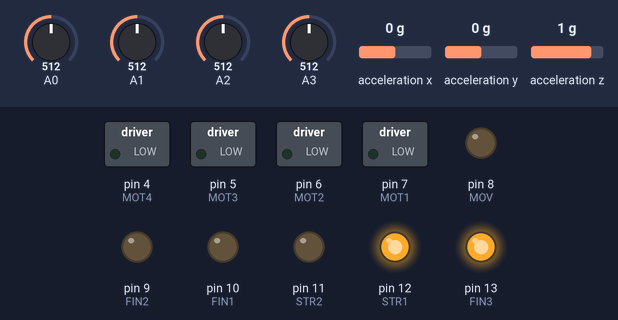
A sketch run on a simulated Arduino Uno, built with avr-gcc and run on an emulated ATmega328P. Shown: switched loads named in the sketch (green lamp = pin HIGH), output pins drawn as LEDs (lit = HIGH). Wiring (inferred from the names in the program): MMA8452 accelerometer at I2C address 0x1D. Inputs (shaded band) come from the test bench; at power-on: acceleration y 0 g, acceleration z 1 g, A0 = 512, A1 = 512, A2 = 512, A3 = 512, acceleration x 0 g. What the sketch prints to the serial monitor is not drawn.

Above: at 1.2 s.
1.3 s: acceleration y set to -0.2 g
2.8 s: acceleration y set to -0.5 g
At 4.4 s:
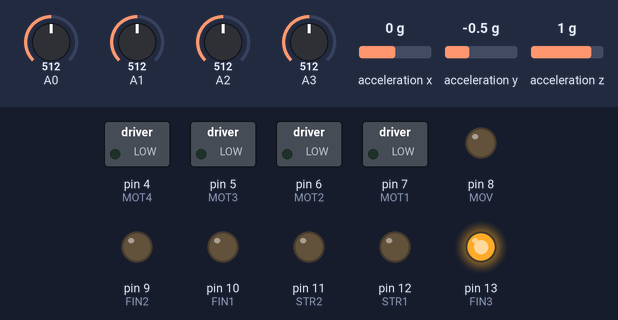
5.0 s: acceleration z set to -0.8 g
6.5 s: acceleration z set to -1.1 g
At 8.3 s:
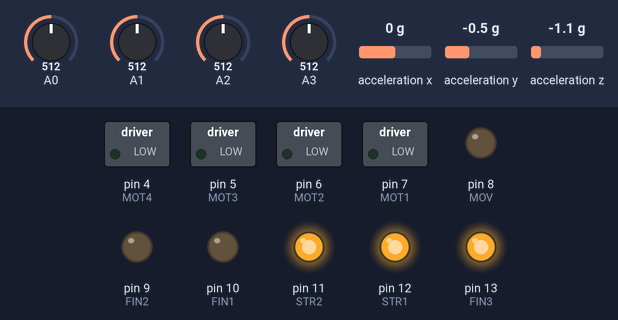
8.6 s: A0 set to 836
10.1 s: A0 set to 859
At 10.8 s:
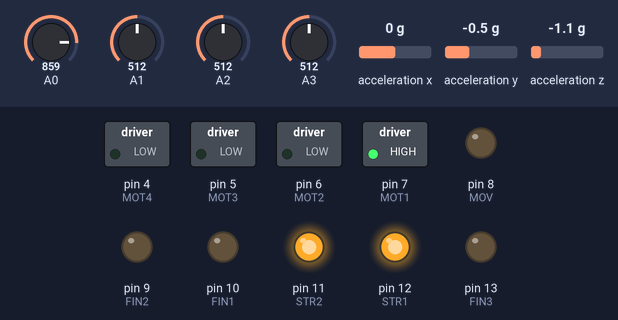
Timing chart, 0 to 12.6 s (numbered marks = the images above; inputs shaded):
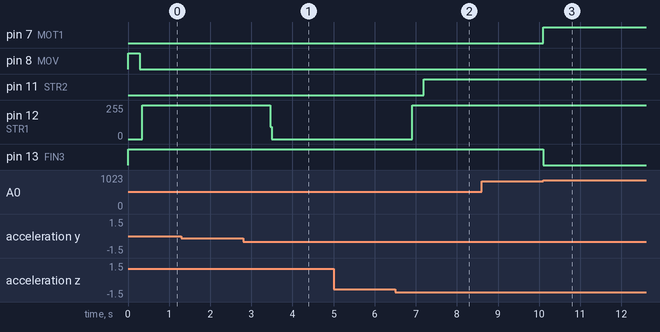

The sketch:

Master.ino
```cpp
/*
Air Violin Sensor Processsing

Meghan Jimenez and Antoine Billig

Receives and processes data from flex sensors (analog input) and a 3-axis accelerometer
(over I2C). Outputs information on string to LEDs and information on finger to buzzers.
*/

#include <Wire.h>

#define MMA8452_ADDRESS 0x1D  // 0x1D if SA0 is high, 0x1C if low

//Define a few of the registers that we will be accessing on the MMA8452
#define OUT_X_MSB 0x01
#define XYZ_DATA_CFG  0x0E
#define WHO_AM_I   0x0D
#define CTRL_REG1  0x2A

#define GSCALE 2 // Sets full-scale range to +/-2, 4, or 8g. Used to calc real g values.

#define BUFF_SIZE 50
#define UNDEF -1
#define STR1 12
#define STR2 11
#define FIN1 10
#define FIN2 9
#define FIN3 13
#define MOT1 7
#define MOT2 6
#define MOT3 5
#define MOT4 4
#define MOV 8
#define OFF 0
const float THRESHOLDS[] = {0.25,0.3,0.3,0.5};
const float FINGER_TRESH[] = {850,865,790,800};
struct angleData {
  float angle;
  float accelX;
  float accelY;
  float accelZ;
  int next;
  int string;
};

struct buffer{
  angleData data[BUFF_SIZE];
  int first;
  int current;
  int nbData;
  float motion;
  int numStr[4];
};

int accelCount[3];
float previous = UNDEF;
boolean initDone;
float x;
float y;
float z;
int count;
boolean hold = true;
int stringHold = 0;
float movement = 0;
float prev = 0;
int mostProb = UNDEF;
int prevStr = UNDEF;
int prevStr2 = UNDEF;
struct buffer buff1;
int sensor1;
 int sensor2;
 int sensor3;
 int sensor4;

void setup()
{
  Serial.begin(57600);
  Serial.println("MMA8452 Basic Example");
  initDone = true;
  Wire.begin(); //Join the bus as a master
  initMMA8452(); //Test and intialize the MMA8452

  pinMode(STR1, OUTPUT);
  pinMode(STR2, OUTPUT);
  pinMode(FIN1, OUTPUT);
  pinMode(FIN2, OUTPUT);
  pinMode(FIN3, OUTPUT);
  pinMode(MOT1, OUTPUT);
  pinMode(MOT2, OUTPUT);
  pinMode(MOT3, OUTPUT);
  pinMode(MOT4, OUTPUT);
  pinMode(MOV, OUTPUT);
  resetBuff();
}


void loop()
{
  delay(3);
   sensor1 = analogRead(0);
 sensor2 = analogRead(1);
 sensor3 = analogRead(2);
 sensor4 = analogRead(3);

 if (sensor4 > FINGER_TRESH[3]){
   leftHand(4);
  }
 else if (sensor3 > FINGER_TRESH[2]){
   leftHand(3);
  }

 else if (sensor2 > FINGER_TRESH[1]){
   leftHand(2);
  }

 else if (sensor1 > FINGER_TRESH[0]){
   leftHand(1);
 }

else
{
  leftHand(OFF);
}

  int accelCount[3];  // Stores the 12-bit signed value
  readAccelData(accelCount);  // Read the x/y/z adc values

  // Now we'll calculate the accleration value into actual g's
  float accelGCurr[3];  // Stores the real accel value in g's
  for (int i = 0 ; i < 3 ; i++)
  {
    accelGCurr[i] = (float) accelCount[i] / ((1<<12)/(2*GSCALE));  // get actual g value, this depends on scale being set
  }

 int string;

  x = accelGCurr[0];
  z = accelGCurr[2];

 float angle;
 angle = degrees(atan2(x, z));

 readAccelData(accelCount);  // Read the x/y/z adc values
  for (int i = 0 ; i < 3 ; i++)
  {
    accelGCurr[i] = (float) accelCount[i] / ((1<<12)/(2*GSCALE));  // get actual g value, this depends on scale being set
  }
  x = accelGCurr[0];
  y = accelGCurr[1];
  z = accelGCurr[2];
  if(z == 0)
  {
    z = 0.0001;
  }
  if(y == 0)
  {
    y = 0.0001;
  }
 angle = degrees(atan2(y, z));

 if (angle <= -19.5 && angle > -152.5){
  string = 1;
 }
 else if (angle <= 20.5 && angle > -19.5){
  string = 2;
 }
 else if (angle <= 78.5 && angle > 20.5){
  string = 3;
 }
 else {
   string = 4;
 }

float mot = motion(y);
if(movement == 0)
  movement = .001;

//unused now
/*if(previous != UNDEF)
       if(abs(max(previous,movement)/min(previous,movement)) > 4)
           count = 7;*/
previous = movement;
//if(count <= 0)
if(true)
{
  fillBuff(string,angle,x,y,z,mot);
  count = 0;
}


  if(buff1.nbData == BUFF_SIZE)
 {
   movement = buff1.motion;

   hold = false;
   angleData accelData;
    getFirst(&accelData);

        stringHold = maxStrings();
        if(prevStr == UNDEF)
          prevStr = stringHold;
          if(prevStr2 == UNDEF)
          prevStr2 = prevStr;
        int tempHold = stringHold;
        if(mostProb == UNDEF)
          mostProb = stringHold;

        if(prevStr+ stringHold == 2)
        {
            mostProb = 1;
            stringHold = 1;
        }
        if(prevStr+stringHold == 3)
        {
          if(mostProb == 1)
          {
            stringHold = 1;
            if(prevStr == 1)
              mostProb = 1;
            else
              mostProb = 2;
          }
          else if(mostProb == 2)
          {
            stringHold = 2;
            if(prevStr == 1)
              mostProb = 1;
            else
              mostProb = 2;
          }
          else
          {
          mostProb = 2;
          stringHold = 2;
          }
          mostProb= 2;
          stringHold = 2;
        }
        else if(prevStr+stringHold == 4)
        {
          mostProb = 2;
          stringHold = 2;
        }
        else if(prevStr+stringHold == 5)
        {
          if(mostProb == 2)
          {
            if(prevStr == 2 && prevStr2 == 2)
            stringHold = 2;
            else if(prevStr == 3 && prevStr2 == 2)
            {
              mostProb = 2;
              stringHold = 2;
            }
            else if(prevStr == 3 && prevStr2 == 3)
            {
              mostProb = 3;
              stringHold = 3;
            }
            else
            {
              stringHold =2;
              mostProb = 2;
            }
          }
          else if(mostProb == 3)
          {
            if(prevStr == 3 && prevStr2 == 3)
            {
              stringHold = 3;
              mostProb =3;
            }
            else if(prevStr == 2 && prevStr2 == 3)
            {
               mostProb = 3;
               stringHold = 3;

            }
            else if(prevStr2 == 2 && prevStr== 2)
            {
              mostProb = 3;
              stringHold = 2;
            }
            else
            {
              stringHold = 3;
              mostProb = 3;
            }
          }
          else if(previous <= 2)
          {
            mostProb = 2;
            stringHold = 2;

          }
          else
          {
            mostProb = 3;
            stringHold = 3;
          }
        }
        else if(prevStr + stringHold == 6)
        {
          mostProb = 3;
          stringHold = 3;
        }
        else if(prevStr + stringHold == 7)
        {
          mostProb = 3;
          stringHold = 3;
        }
        else if(prevStr + stringHold == 8)
        {
          mostProb = 4;
          stringHold = 4;
        }
        prevStr2 = prevStr;
        prevStr = tempHold;

        hold = true;
        resetBuff();

 }
 int move = 0;

 //movement is mean of all differences between the motions that occured while the bbuffer was being filled
 if(movement > THRESHOLDS[stringHold-1])
 {
  digitalWrite(MOV,HIGH);
  move = 1;
 }
 else
 {
  digitalWrite(MOV,LOW);
  move = 0;
 }

 //if the buffer is currently being filled uses the 'held' string
 if(hold)
 {
 strings(stringHold);

 }


}


void readAccelData(int * destination)
{
  byte rawData[6];  // x/y/z accel register data stored here
  readRegisters(0x01, 6, &rawData[0]);  // Read the six raw data registers into data array

  /* loop to calculate 12-bit ADC and g value for each axis */
  for (int i=0; i<6; i+=2)
  {
    destination[i/2] = ((rawData[i] << 8) | rawData[i+1]) >> 4;  // Turn the MSB and LSB into a 12-bit value
    if (rawData[i] > 0x7F)
    {  // If the number is negative, we have to make it so manually (no 12-bit data type)
      destination[i/2] = ~destination[i/2] + 1;
      destination[i/2] *= -1;  // Transform into negative 2's complement #
    }
  }
}


// Initialize the MMA8452 registers
// See the many application notes for more info on setting all of these registers:
// http://www.freescale.com/webapp/sps/site/prod_summary.jsp?code=MMA8452Q
void initMMA8452()
{
  byte c = readRegister(WHO_AM_I);  // Read WHO_AM_I register
  if (c == 0x2A) // WHO_AM_I should always be 0x2A
  {
    Serial.println("MMA8452Q is online...");
  }
  else
  {
    Serial.print("Could not connect to MMA8452Q: 0x");
    Serial.println(c, HEX);
    while(1) ; // Loop forever if communication doesn't happen
  }

  MMA8452Standby();  // Must be in standby to change registers

  // Set up the full scale range to 2, 4, or 8g.
  byte fsr = GSCALE;
  if(fsr > 8) fsr = 8; //Easy error check
  fsr >>= 2; // Neat trick, see page 22. 00 = 2G, 01 = 4A, 10 = 8G
  writeRegister(XYZ_DATA_CFG, fsr);

  //The default data rate is 800Hz and we don't modify it in this example code

  MMA8452Active();  // Set to active to start reading
}

// Sets the MMA8452 to standby mode. It must be in standby to change most register settings
void MMA8452Standby()
{
  byte c = readRegister(CTRL_REG1);
  writeRegister(CTRL_REG1, c & ~(0x01)); //Clear the active bit to go into standby
}

// Sets the MMA8452 to active mode. Needs to be in this mode to output data
void MMA8452Active()
{
  byte c = readRegister(CTRL_REG1);
  writeRegister(CTRL_REG1, c | 0x01); //Set the active bit to begin detection
}

// Read bytesToRead sequentially, starting at addressToRead into the dest byte array
void readRegisters(byte addressToRead, int bytesToRead, byte * dest)
{
  Wire.beginTransmission(MMA8452_ADDRESS);
  Wire.write(addressToRead);
  Wire.endTransmission(false); //endTransmission but keep the connection active

  Wire.requestFrom(MMA8452_ADDRESS, bytesToRead); //Ask for bytes, once done, bus is released by default

  while(Wire.available() < bytesToRead); //Hang out until we get the # of bytes we expect

  for(int x = 0 ; x < bytesToRead ; x++)
    dest[x] = Wire.read();
}

// Read a single byte from addressToRead and return it as a byte
byte readRegister(byte addressToRead)
{
  Wire.beginTransmission(MMA8452_ADDRESS);
  Wire.write(addressToRead);
  Wire.endTransmission(false); //endTransmission but keep the connection active

  Wire.requestFrom(MMA8452_ADDRESS, 1); //Ask for 1 byte, once done, bus is released by default

  while(!Wire.available()) ; //Wait for the data to come back
  return Wire.read(); //Return this one byte
}

// Writes a single byte (dataToWrite) into addressToWrite
void writeRegister(byte addressToWrite, byte dataToWrite)
{
  Wire.beginTransmission(MMA8452_ADDRESS);
  Wire.write(addressToWrite);
  Wire.write(dataToWrite);
  Wire.endTransmission(); //Stop transmitting
}

//fills the buffer thanks to the given parameters
void fillBuff(int string,float angle, float x, float y, float z, float mot)
{
  if(buff1.nbData < BUFF_SIZE)
    {
        buff1.data[buff1.current].angle = angle;
        buff1.data[buff1.current].accelX = x;
        buff1.data[buff1.current].accelY = y;
        buff1.data[buff1.current].accelZ = z;
        buff1.data[buff1.current].string = string;
        buff1.data[buff1.current].next = (buff1.current+1)%BUFF_SIZE;
        buff1.nbData ++;
        buff1.numStr[string-1]++;
        buff1.current = (buff1.current + 1)%BUFF_SIZE;
        buff1.motion += abs(mot);
    }

}

//returns the first element of the buffer
void getFirst(struct angleData* data)
{
  (*data) = buff1.data[buff1.first];
  buff1.first = buff1.data[buff1.first].next;
  buff1.numStr[buff1.data[buff1.first].string-1]--;
  buff1.nbData --;
}

//returns the difference in motion since the last mesure
float motion(float val)
{
  float mov,mov2;
  mov = abs(val);
  mov2= mov;
  mov = abs(prev - mov);
  prev= mov2;
  return mov;
}
void resetBuff()
{
  buff1.first = 0;
  buff1.nbData = 0;
  for(int* str = buff1.numStr; str < buff1.numStr + 4; str++)
    *str = 0;
  buff1.current = 0;
  buff1.motion = 0;
}

//not used now
void keepString(int i)
{
  buff1.first = 0;
  buff1.nbData = buff1.numStr[i-1];
  for(int j = 0; j<4; j++)
  {
    if(j!=i-1)
    buff1.numStr[j] = 0;
  }
  buff1.current = 0;
  buff1.motion = buff1.motion*buff1.numStr[i-1]/BUFF_SIZE;
  Serial.print("string ");
  Serial.println(i);
  Serial.print("data ");
  Serial.println(buff1.nbData);
}

//most used string in the current buffer
int maxStrings()
{
  int result = 0;
  int maximum = 0;
  int i=0;
  for(int* str = buff1.numStr; str < buff1.numStr + 4; str++)
    {
      i++;
      if(*str > maximum)
      {
        maximum = *str;
        result = i;
      }
    }
    return result;
}

//string encoding
void strings(int id)
{
  digitalWrite(STR1,LOW);
  digitalWrite(STR2,LOW);
  switch(id)
  {
    case 2:
    digitalWrite(STR1,HIGH);
    break;
    case 3:
    digitalWrite(STR2,HIGH);
    break;
    case 4:
    digitalWrite(STR1,HIGH);
    digitalWrite(STR2,HIGH);
    break;
    default:
    break;
  }
}

//motor + finger encoding
void leftHand(int id)
{
  motors(id);
  fingers(id);
}

//motors encoding
void motors(int id)
{
   switch(id)
  {
    case 1:
    digitalWrite(MOT1,HIGH);
    digitalWrite(MOT2,LOW);
    digitalWrite(MOT3,LOW);
    digitalWrite(MOT4,LOW);
    break;
    case 2:
    digitalWrite(MOT2,HIGH);
    digitalWrite(MOT1,LOW);
    digitalWrite(MOT3,LOW);
    digitalWrite(MOT4,LOW);
    break;
    case 3:
    digitalWrite(MOT3,HIGH);
    digitalWrite(MOT2,LOW);
    digitalWrite(MOT1,LOW);
    digitalWrite(MOT4,LOW);
    break;
    case 4:
    digitalWrite(MOT4,HIGH);
    digitalWrite(MOT2,LOW);
    digitalWrite(MOT3,LOW);
    digitalWrite(MOT1,LOW);
    break;
    default:
    digitalWrite(MOT1,LOW);
    digitalWrite(MOT2,LOW);
    digitalWrite(MOT3,LOW);
    digitalWrite(MOT4,LOW);
    break;
  }
}


//fingers encoding
void fingers(int id)
{
  switch(id)
  {
    case 1:
    digitalWrite(FIN1,LOW);
    digitalWrite(FIN2,LOW);
    digitalWrite(FIN3,LOW);
    break;
    case 2:
    digitalWrite(FIN1,HIGH);
    digitalWrite(FIN2,LOW);
    digitalWrite(FIN3,LOW);
    break;
    case 3:
    digitalWrite(FIN1,LOW);
    digitalWrite(FIN2,HIGH);
    digitalWrite(FIN3,LOW);
    break;
    case 4:
    digitalWrite(FIN1,HIGH);
    digitalWrite(FIN2,HIGH);
    digitalWrite(FIN3,LOW);
    break;
    default:
    digitalWrite(FIN3,HIGH);
    digitalWrite(FIN2,LOW);
    digitalWrite(FIN1,LOW);
    break;
  }

}
```

Measured:
- the behaviour switches between -0.3 and -0.4 g on acceleration y (found by bisection; images 0 and 1)
- the behaviour switches between -0.9 and -1 g on acceleration z (found by bisection; images 1 and 2)
- the behaviour switches between 850 and 851 on A0 (found by bisection; images 2 and 3)
- after the input at 1.3 s, every drawn part: stays the same
- after the input at 2.8 s, pin 12 (STR1): 255/255 → 0/255 after 0.66 s
- after the input at 5.0 s, every drawn part: stays the same
- after the input at 6.5 s, pin 11 (STR2): LOW → HIGH after 0.70 s; pin 12 (STR1): 0/255 → 255/255 after 0.42 s
- after the input at 8.6 s, every drawn part: stays the same
- after the input at 10.1 s, pin 7 (MOT1): LOW → HIGH at once; pin 13 (FIN3): HIGH → LOW at once
